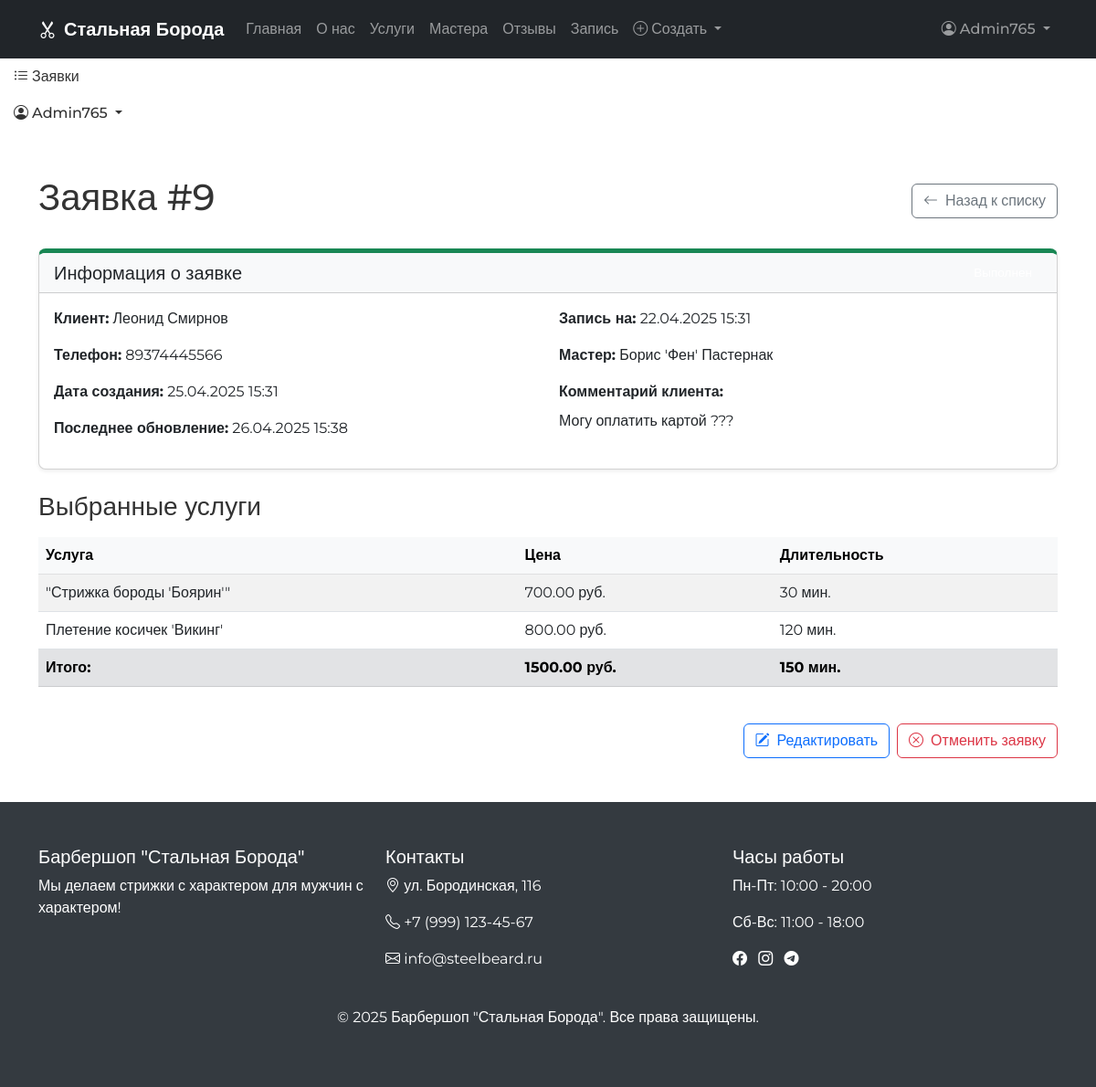
Page /orders/9/ (signed in) on the committed database.
### core/models.py (models this page shows, shortened)
class Order(models.Model):
    client_name = models.CharField(max_length=100, verbose_name="Имя клиента")
    phone = models.CharField(max_length=20, verbose_name="Телефон")
    comment = models.TextField(blank=True, verbose_name="Комментарий")
    status = models.CharField(
        max_length=50,
        choices=STATUS_CHOICES,
        default="not_approved",
        verbose_name="Статус",
        db_index=True  # добавляем индекс на поле status
    )
    date_created = models.DateTimeField(auto_now_add=True, verbose_name="Дата создания", db_index=True)  # индекс на дату создания
    date_updated = models.DateTimeField(auto_now=True, verbose_name="Дата обновления")
    master = models.ForeignKey(
        Master,
        on_delete=models.SET_NULL,
        null=True,
        blank=True,
        verbose_name="Мастер"
    )
    services = models.ManyToManyField(Service, related_name="orders", verbose_name="Услуги")
    appointment_date = models.DateTimeField(verbose_name="Дата и время записи")
    class Meta:
        verbose_name = "Заказ"
        verbose_name_plural = "Заказы"
        ordering = ['-date_created']
        indexes = [
            models.Index(fields=['status', 'appointment_date'], name='order_status_appt_idx'),
        ]

class Master(models.Model):
    name = models.CharField(max_length=150, verbose_name="Имя", db_index=True)  # индекс на имя
    photo = models.ImageField(upload_to="masters/", blank=True, verbose_name="Фотография")
    phone = models.CharField(max_length=20, verbose_name="Телефон")
    address = models.CharField(max_length=255, verbose_name="Адрес")
    experience = models.PositiveIntegerField(verbose_name="Стаж работы", help_text="Опыт работы в годах")
    services = models.ManyToManyField(Service, related_name="masters", verbose_name="Услуги")
    is_active = models.BooleanField(default=True, verbose_name="Активен", db_index=True)  # индекс на статус активности
    class Meta:
        verbose_name = "Мастер"
        verbose_name_plural = "Мастера"
        ordering = ['name']
        indexes = [
            models.Index(fields=['experience', 'is_active'], name='master_exp_active_idx'),
        ]

class Service(models.Model):
    name = models.CharField(max_length=200, verbose_name="Название", db_index=True)  # индекс на название
    description = models.TextField(blank=True, verbose_name="Описание")
    price = models.DecimalField(max_digits=10, decimal_places=2, verbose_name="Цена")
    duration = models.PositiveIntegerField(verbose_name="Длительность", help_text="Время выполнения в минутах")
    is_popular = models.BooleanField(default=False, verbose_name="Популярная услуга", db_index=True)  # индекс на популярность
    image = models.ImageField(upload_to="services/", blank=True, verbose_name="Изображение")
    class Meta:
        verbose_name = "Услуга"
        verbose_name_plural = "Услуги"
        ordering = ['name']
        indexes = [
            models.Index(fields=['price', 'is_popular'], name='service_price_popular_idx'),
        ]

### core/views.py (the view)
# urls.py: path('orders/<int:order_id>/', views.order_detail, name='order_detail'),
@login_required
def order_detail(request, order_id):
    order = get_object_or_404(Order, id=order_id)
    context = {
        'order': order
    }
    return render(request, 'core/order_detail.html', context)

### core/context_processors.py (called while the page is built)
def common_context(request):
    context = {
        'masters': Master.objects.filter(is_active=True),
        'services': Service.objects.all(),
    }
    return context

### core/templatetags/order_extras.py (called while the page is built)
@register.filter
def sum_prices(services):
    if not services:
        return Decimal('0.00')
    return sum(service.price for service in services)

@register.filter
def sum_durations(services):
    if not services:
        return 0
    return sum(service.duration for service in services)

### templates/core/order_detail.html (shortened to what this page needs)
{% extends 'base.html' %}
{% load order_extras %}
{% block content %}
<div class="container py-5">
    <div class="d-flex justify-content-between align-items-center mb-4">
        <h1>Заявка #{{ order.id }}</h1>
        <a href="{% url 'orders_list' %}" class="btn btn-outline-secondary">
            <i class="bi bi-arrow-left me-2"></i>Назад к списку
        </a>
    </div>
    <div class="card shadow-sm status-{{ order.status }} mb-4">
        <div class="card-header bg-light d-flex justify-content-between align-items-center">
            <h5 class="card-title mb-0">Информация о заявке</h5>
            <span class="badge status-{{ order.status }}">
            </span>
        </div>
        <div class="card-body">
            <div class="row">
                <div class="col-md-6">
                    <p><strong>Клиент:</strong> {{ order.client_name }}</p>
                    <p><strong>Телефон:</strong> {{ order.phone }}</p>
                    <p><strong>Дата создания:</strong> {{ order.date_created|date:"d.m.Y H:i" }}</p>
                    <p><strong>Последнее обновление:</strong> {{ order.date_updated|date:"d.m.Y H:i" }}</p>
                </div>
                <div class="col-md-6">
                    <p><strong>Запись на:</strong> {{ order.appointment_date|date:"d.m.Y H:i" }}</p>
                    <p><strong>Мастер:</strong>
                        {% if order.master %}
                            {{ order.master.name }}
                        {% else %}
                            <span class="text-muted">Не назначен</span>
                        {% endif %}
                    </p>
                    {% if order.comment %}
                    <div class="mt-3">
                        <strong>Комментарий клиента:</strong>
                        <p class="mt-2">{{ order.comment|linebreaksbr }}</p>
                    </div>
                    {% endif %}
                </div>
            </div>
        </div>
    </div>
    <h3 class="mb-3">Выбранные услуги</h3>
    <div class="table-responsive mb-4">
        <table class="table table-striped">
            <thead class="table-light">
                <tr>
                    <th>Услуга</th>
                    <th>Цена</th>
                    <th>Длительность</th>
                </tr>
            </thead>
            <tbody>
                {% for service in order.services.all %}
                <tr>
                    <td>{{ service.name }}</td>
                    <td>{{ service.price }} руб.</td>
                    <td>{{ service.duration }} мин.</td>
                </tr>
                {% empty %}
                <tr>
                    <td colspan="3" class="text-center">Нет выбранных услуг</td>
                </tr>
                {% endfor %}
            </tbody>
            <tfoot>
                <tr class="table-secondary">
                    <td><strong>Итого:</strong></td>
                    <td><strong>{{ order.services.all|sum_prices }} руб.</strong></td>
                    <td><strong>{{ order.services.all|sum_durations }} мин.</strong></td>
                </tr>
            </tfoot>
        </table>
    </div>
    <div class="d-flex justify-content-end gap-2">
        <a href="#" class="btn btn-outline-primary">
            <i class="bi bi-pencil-square me-2"></i>Редактировать
        </a>
        {% if order.status != 'cancelled' %}
        <a href="#" class="btn btn-outline-danger">
            <i class="bi bi-x-circle me-2"></i>Отменить заявку
        </a>
        {% endif %}
    </div>
</div>
{% endblock %}

### templates/base.html (shortened to what this page needs)
<!DOCTYPE html>
<html lang="ru">
<head>
    <link href="https://cdn.jsdelivr.net/npm/bootstrap@5.3.0-alpha1/dist/css/bootstrap.min.css" rel="stylesheet">
    <link rel="stylesheet" href="https://cdn.jsdelivr.net/npm/bootstrap-icons@1.11.0/font/bootstrap-icons.css">
    {% load static %}
    <link rel="stylesheet" href="{% static 'css/main.css' %}">
    <link rel="stylesheet" href="https://code.jquery.com/ui/1.13.2/themes/base/jquery-ui.css">
</head>
<body>
    <header>
        {% block header %}
        <nav class="navbar navbar-expand-lg navbar-dark bg-dark">
            <div class="container">
                <a class="navbar-brand" href="{% url 'landing' %}">
                    <i class="bi bi-scissors me-2"></i>Стальная Борода
                </a>
                <div class="collapse navbar-collapse" id="navbarNav">
                    <ul class="navbar-nav me-auto mb-2 mb-lg-0">
                        <li class="nav-item">
                            <a class="nav-link {% if request.path == '/' %}active{% endif %}" href="{% url 'landing' %}">Главная</a>
                        </li>
                        <li class="nav-item">
                            <a class="nav-link" href="{% url 'landing' %}#about">О нас</a>
                        </li>
                        <li class="nav-item">
                            <a class="nav-link {% if request.path == '/services/' %}active{% endif %}" href="{% url 'services' %}">Услуги</a>
                        </li>
                        <li class="nav-item">
                            <a class="nav-link" href="{% url 'landing' %}#masters">Мастера</a>
                        </li>
                        <li class="nav-item">
                            <a class="nav-link" href="{% url 'landing' %}#reviews">Отзывы</a>
                        </li>
                        <li class="nav-item">
                            <a class="nav-link {% if request.path == '/booking/' %}active{% endif %}" href="{% url 'booking' %}">Запись</a>
                        </li>
                        {% if user.is_authenticated %}
                            <li class="nav-item dropdown">
                                <a class="nav-link dropdown-toggle" href="#" role="button" data-bs-toggle="dropdown" aria-expanded="false">
                                    <i class="bi bi-plus-circle me-1"></i>Создать
                                    </a>
                </li>
        {% endif %}
                    </ul>
                    <ul class="navbar-nav">
                        {% if user.is_authenticated %}
                        <li class="nav-item dropdown">
                            <a class="nav-link dropdown-toggle" href="#" id="navbarDropdown"
                               role="button" data-bs-toggle="dropdown" aria-expanded="false">
                                <i class="bi bi-person-circle me-1"></i>{{ user.username }}
                            </a>
                        </li>
                        {% else %}
                        <li class="nav-item">
                            <a class="nav-link" href="{% url 'login' %}">
                                <i class="bi bi-box-arrow-in-right me-1"></i>Вход
                            </a>
                        </li>
                        {% endif %}
                    </ul>
                </div>
            </div>
        </nav>
                        <ul class="navbar-nav ms-auto mb-2 mb-lg-0">
                            {% if user.is_authenticated %}
                            <li class="nav-item">
                                <a class="nav-link" href="{% url 'orders_list' %}">
                                    <i class="bi bi-list-ul me-1"></i>Заявки
                                </a>
                            </li>
                            <li class="nav-item dropdown">
                                <a class="nav-link dropdown-toggle" href="#" role="button" data-bs-toggle="dropdown" aria-expanded="false">
                                    <i class="bi bi-person-circle me-1"></i>{{ user.username }}
                                </a>
                            </li>
                            {% else %}
                            <li class="nav-item">
                                <a class="nav-link" href="{% url 'login' %}">
                                    <i class="bi bi-box-arrow-in-right me-1"></i>Вход
                                </a>
                            </li>
                            {% endif %}
                        </ul>
        {% endblock %}
    </header>
    <main>
        {% block content %}{% endblock %}
    </main>
    <footer class="mt-auto">
        {% block footer %}
            <div class="container">
                <div class="row">
                    <div class="col-md-4">
                        <h5>Барбершоп "Стальная Борода"</h5>
                        <p>Мы делаем стрижки с характером для мужчин с характером!</p>
                    </div>
                    <div class="col-md-4">
                        <h5>Контакты</h5>
                        <p><i class="bi bi-geo-alt"></i> ул. Бородинская, 116</p>
                        <p><i class="bi bi-telephone"></i> +7 (999) 123-45-67</p>
                        <p><i class="bi bi-envelope"></i> info@steelbeard.ru</p>
                    </div>
                    <div class="col-md-4">
                        <h5>Часы работы</h5>
                        <p>Пн-Пт: 10:00 - 20:00</p>
                        <p>Сб-Вс: 11:00 - 18:00</p>
                        <div class="mt-3">
                            <a href="#" class="text-white me-2"><i class="bi bi-facebook"></i></a>
                            <a href="#" class="text-white me-2"><i class="bi bi-instagram"></i></a>
                            <a href="#" class="text-white me-2"><i class="bi bi-telegram"></i></a>
                        </div>
                    </div>
                </div>
                <div class="row mt-4">
                    <div class="col text-center">
                        <p>&copy; {% now "Y" %} Барбершоп "Стальная Борода". Все права защищены.</p>
                    </div>
                </div>
            </div>
        {% endblock %}
    </footer>
    {% load static %}
</body>
</html>

### static/css/main.css (style rules this page uses)
body { font-family: 'Montserrat', sans-serif; color: #333; }
.navbar { transition: all 0.3s ease; }
.card { transition: transform 0.3s ease, box-shadow 0.3s ease; border-radius: 10px; overflow: hidden; }
.card.status-completed { border-top: 5px solid #198754; }
.badge { padding: 0.5em 0.8em; font-size: 0.85em; font-weight: 500; border-radius: 0.5rem; }
footer { background-color: #343a40; color: #fff; padding: 3rem 0; }
.card { border-radius: 8px; box-shadow: 0 4px 12px rgba(0, 0, 0, 0.08); transition: all 0.3s ease; overflow: hidden; }
.navbar { padding: 12px 0; transition: all 0.3s ease; }
.navbar-brand { font-weight: 600; }
.navbar-nav .nav-link { padding-left: 15px; padding-right: 15px; font-weight: 500; position: relative; }

### rows in the picture
Order: id "9", client_name "Леонид Смирнов", phone "89374445566", date_created "25.04.2025 15:31", date_updated "26.04.2025 15:38", appointment_date "22.04.2025 15:31", master.name "Борис 'Фен' Пастернак", comment "Могу оплатить картой ???", services.all|sum_prices "1500.00", services.all|sum_durations "150"
Service: name "\"Стрижка бороды 'Боярин'\"", price "700.00", duration "30"
Service: name "Плетение косичек 'Викинг'", price "800.00", duration "120"

### other values in the picture
{{ user.username }} "Admin765"
